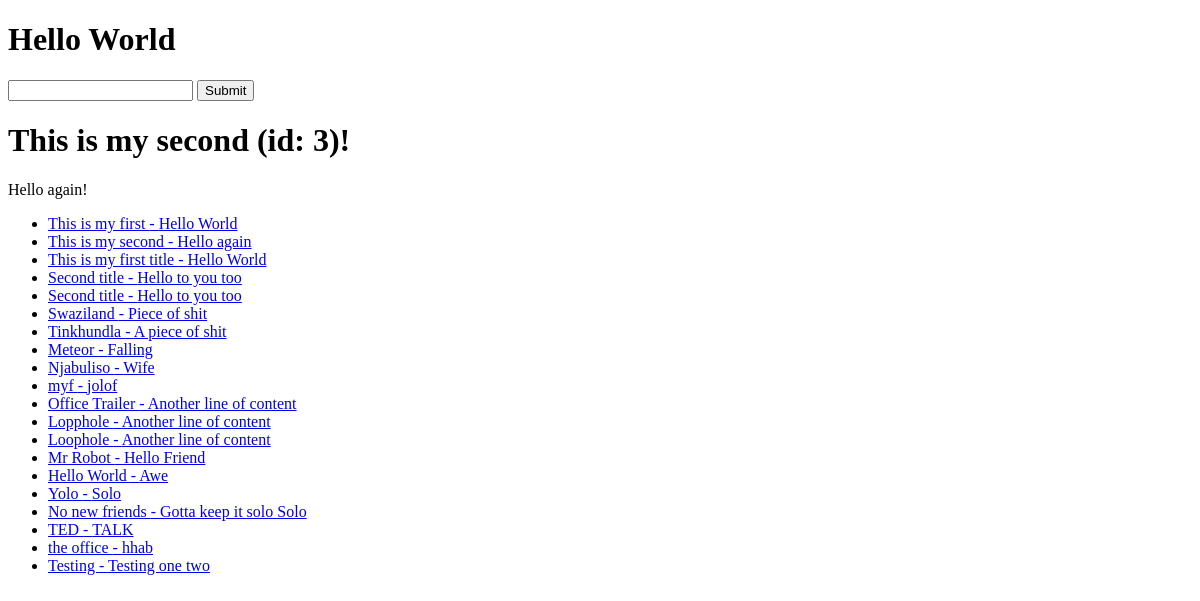
/, run on an earlier commit of the app's database.
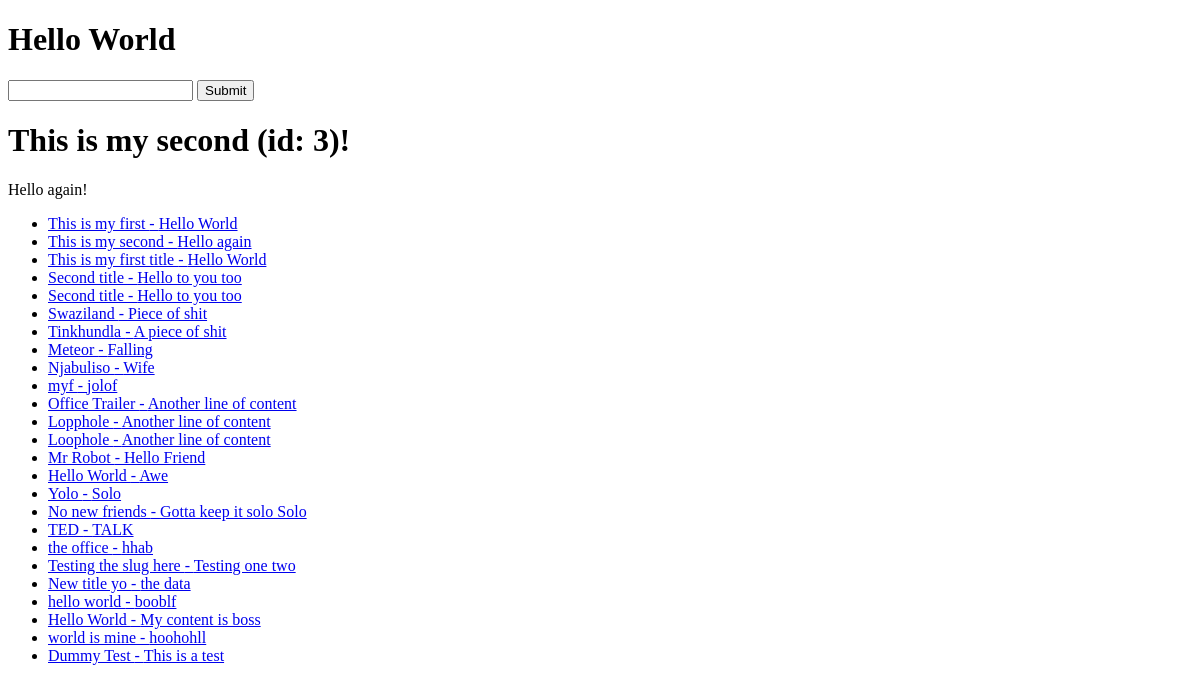
And on a later commit of the database.
### articles/models.py (models this page shows, shortened)
class Article(models.Model):
    user = models.ForeignKey(User, blank=True, null=True, on_delete=models.SET_NULL)
    content = models.TextField()
    title = models.CharField(max_length=120)
    slug = models.SlugField(unique=True, blank=True, null=True)
    timestamp = models.DateTimeField(auto_now_add=True)
    updated = models.DateTimeField(auto_now=True)
    publish = models.DateField(auto_now_add=False,
    auto_now=False, default=timezone.now, null=True, blank=True)
    objects=ArticleManager()
    def get_absolute_url(self):
        return reverse("article-detail", kwargs={"slug": self.slug})

### mydjango/views.py (the view)
# urls.py: path('', home_view), # index / home / root
def home_view(request, *args, **kwargs):
    random_id = random.randint(1, 4) #pseudo random
    article_obj = Article.objects.get(id=random_id)
    article_queryset = Article.objects.all()
    context = {
        "object_list": article_queryset,
        "object": article_obj,
        "title": article_obj.title,
        "id": article_obj.id,
        "content": article_obj.content
    }
    HTML_STRING = render_to_string("home-view.html", context=context)
    return HttpResponse(HTML_STRING)

### articles/models.py (called while the page is built)
    def get_queryset(self):
       return ArticleQuerySet(self.model, using=self._db)

### templates/home-view.html
{%extends "base.html" %}
{% block content %}
<h1>{{title}} (id: {{id}})!</h1>
<p>{{content}}!</p>
<ul>{% for x in object_list %}
        {% if x.title %}
             <li><a href='{{ x.get_absolute_url }}'>{{ x.title }} - {{ x.content }}</a></li>
        {% endif %}
    {% endfor %}
</ul>
{% endblock content %}

### templates/base.html (shortened to what this page needs)
<!DOCTYPE html>
<html>
    <head>
    </head>
    <body>
        <h1>Hello World</h1>
        <form action='/articles/' method='GET'>
            <input type='text'  name='q'/>
            <input type='submit' />
        </form>
        {% block content %}{% endblock content %}
    </body>
</html>

What changed in the data, as far as the page shows it:
changed Article "Testing one two": title "Testing" → "Testing the slug here"
added Article: title "New title yo", content "the data"
added Article: title "hello world", content "booblf"
added Article: title "Hello World", content "My content is boss"
added Article: title "world is mine", content "hoohohll"
added Article: title "Dummy Test", content "This is a test"
